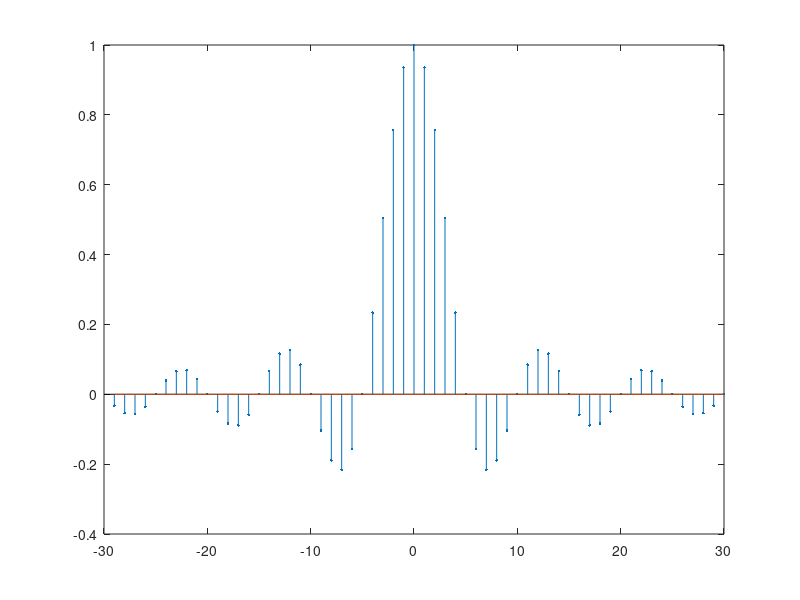
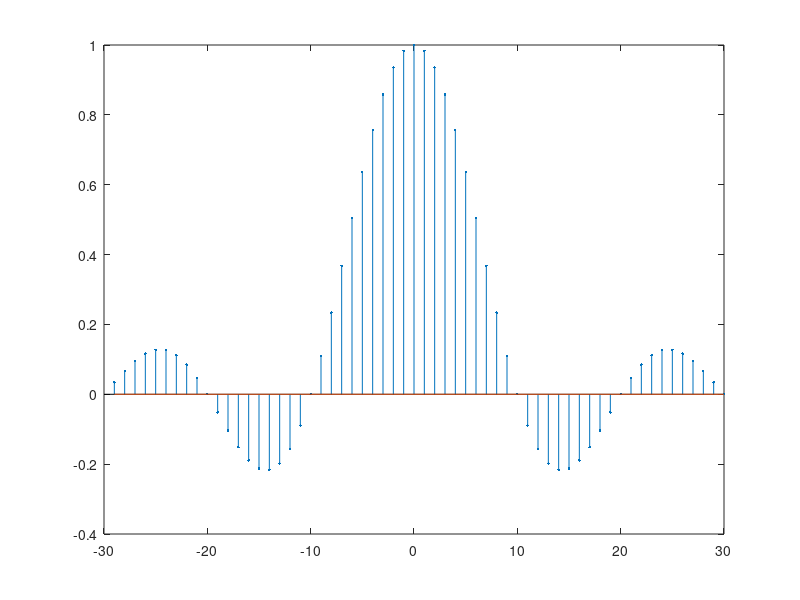
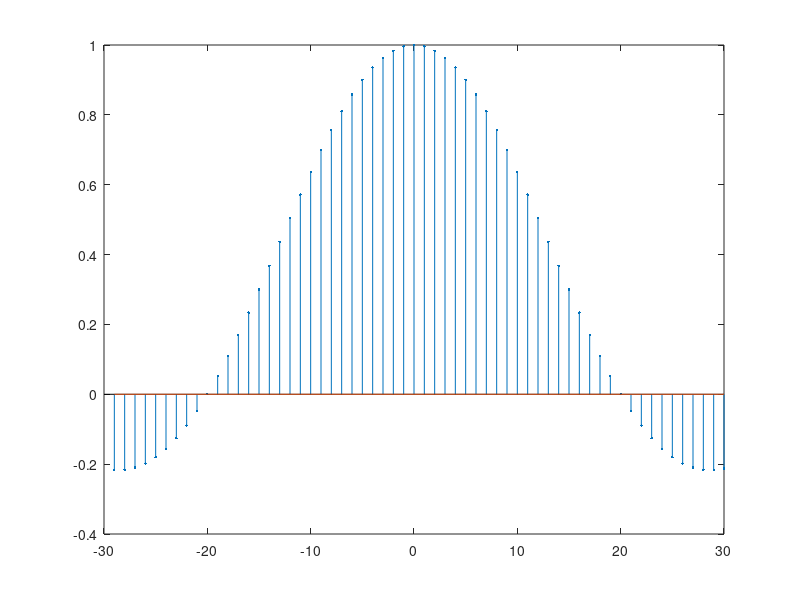

MATLAB code to generate these figures, in order:
clear;

T=1;tao1=0.2*T;A=5;
s=pi*tao1/T;
A1=A*tao1/T;
for k=1:60
   k1=k-30;
   sk1=s*k1;
   if sk1==0
      x(k)=1;
   else
      x(k)=sin(sk1)/sk1;
      end 
end
k=-29:30;   
figure(1)
stem(k,x,'.');
hold
plot(k,zeros(size(x)));

T=1;tao2=0.1*T;A=5;
s=pi*tao2/T;
A1=A*tao2/T;
for k=1:60
   k1=k-30;
   sk1=s*k1;
   if sk1==0
      x(k)=1;
   else
      x(k)=sin(sk1)/sk1;
      end 
end
k=-29:30; 
figure(2)
stem(k,x,'.')
hold
plot(k,zeros(size(x)))

T=1;tao3=0.05*T;A=5;
s=pi*tao3/T;
A1=A*tao3/T;
for k=1:60
   k1=k-30;
   sk1=s*k1;
   if sk1==0
      x(k)=1;
   else
      x(k)=sin(sk1)/sk1;
      end 
end
k=-29:30; 
figure(3)
stem(k,x,'.')
hold
plot(k,zeros(size(x)))